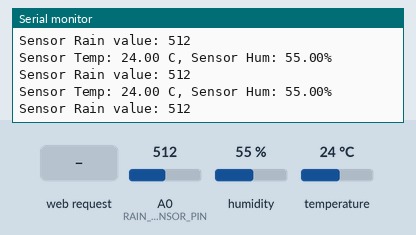
Recording of a sketch running on a simulated ESP8266 (NodeMCU). Parts: the last lines printed to the serial monitor. The inputs (shaded band) are chosen by the test bench; at power-on: humidity 55 %, A0 (RAIN_SENSOR_PIN) = 512, temperature 24 °C. WiFi joins after 1.5 s; servers stay silent unless stated.

Above: at 3.5 s.
3.6 s: HTTP request GET /update?temp=1&humidity=1&rainChance=1 received
At 4.37 s:
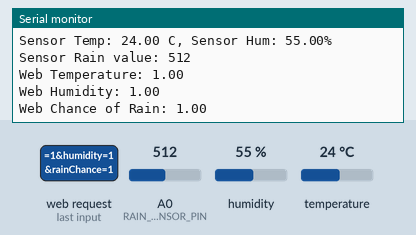
5.3 s: humidity set to 22 %
6.8 s: A0 (RAIN_SENSOR_PIN) set to 490
8.3 s: temperature set to 12 °C
9.8 s: HTTP request GET /update?temp=120&humidity=120&rainChance=120 received
At 10.9 s:
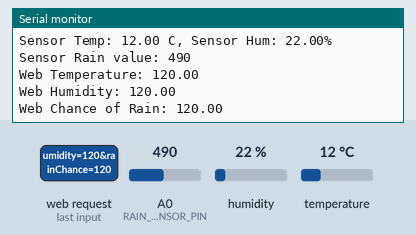
11.3 s: A0 (RAIN_SENSOR_PIN) set to 510
Timing chart, 0 to 13.8 s (numbered marks = the images above; inputs shaded):
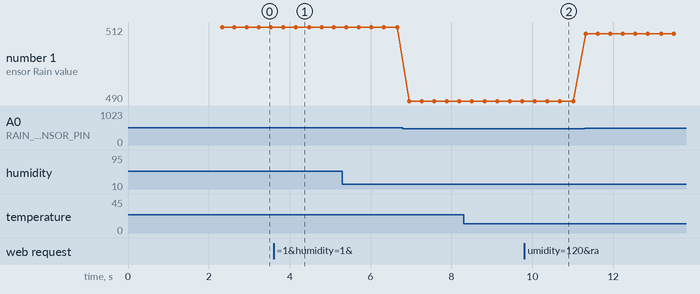

Measured:
- after the input at 3.6 s, the serial monitor: prints a new line after 0.24 s (image 1)
- after the input at 9.8 s, the serial monitor: prints a new line after 0.26 s (image 2)
- plotted number 1: 512 → 490 after the input at 6.8 s, 490 → 510 after the input at 11.3 s

The sketch:

pre_final.ino
```cpp
// Replace Blynk credentials
#define BLYNK_TEMPLATE_ID "TMPL37P25vRkN"
#define BLYNK_TEMPLATE_NAME "Temp and Hum with rain alert"
#define BLYNK_AUTH_TOKEN "JzjBxiWAXLv9FNezwFqYltjP5CgR8Pkt"

#include <SPI.h>
#include <ESP8266WiFi.h>
#include <BlynkSimpleEsp8266.h>
#include <DHTStable.h>
#include <Adafruit_Sensor.h>
#include "DHT.h"
#include "ThingSpeak.h"
#include <ESP8266WebServer.h>

#define DPIN 4        // Pin to connect DHT sensor (GPIO number) D2
#define DTYPE DHT11   // Define DHT 11 or DHT22 sensor type
#define MAX_FIELD_TEMP 40
#define MIN_FIELD_HUMIDITY 45
#define BLYNK_PRINT Serial
#define RAIN_SENSOR_PIN A0
#define RAIN_SENSOR_THRESHOLD 500 // Adjust this value based on your sensor

// WiFi credentials
const char* ssid = "narzo";
const char* password = "123456789";

// ThingSpeak settings
unsigned long myChannelNumber = 2656641;  // Replace with your ThingSpeak channel number
const char* myWriteAPIKey = "U1Y9O163FS4BRZWU";  // Replace with your ThingSpeak Write API Key

// Create an instance of the web server
ESP8266WebServer server(80);

// Variables to store received data
String receivedTemp = "";
String receivedHumidity = "";
String receivedRainChance = "";

DHT dht(DPIN, DTYPE);
WiFiClient client;

void setup() {
  Serial.begin(115200);

  // Connect to WiFi
  WiFi.begin(ssid, password);
  while (WiFi.status() != WL_CONNECTED) {
    delay(1000);
    Serial.print(".");
  }
  Serial.println("\nConnected to WiFi");
  Serial.print("ESP8266 IP Address: ");
  Serial.println(WiFi.localIP());

  // Initialize Blynk
  Blynk.begin(BLYNK_AUTH_TOKEN, ssid, password);

  // Initialize DHT sensor
  dht.begin();

  // Initialize ThingSpeak
  ThingSpeak.begin(client);

  // Start the web server
  server.begin();

  // Define the endpoint to receive data
  server.on("/update", HTTP_GET, []() {
    if (server.hasArg("temp") && server.hasArg("humidity") && server.hasArg("rainChance")) {
      // Store the received data
      receivedTemp = server.arg("temp");
      receivedHumidity = server.arg("humidity");
      receivedRainChance = server.arg("rainChance");

      // Print the received data to the serial monitor
      Serial.println("Received data:");
      Serial.println("Temperature: " + receivedTemp);
      Serial.println("Humidity: " + receivedHumidity);
      Serial.println("Chance of Rain: " + receivedRainChance);

      server.send(200, "text/plain", "Data received");
    } else {
      server.send(400, "text/plain", "Invalid request");
    }
  });

}

void loop() {
  // Handle web server requests
  server.handleClient();

  // Read temperature and humidity from DHT sensor
  float sensorTemp = dht.readTemperature();  // Sensor temperature in Celsius
  float sensorHumidity = dht.readHumidity(); // Sensor humidity

  // Print sensor temperature and humidity to the serial monitor
  Serial.print("Sensor Temp: ");
  Serial.print(sensorTemp);
  Serial.print(" C, Sensor Hum: ");
  Serial.print(sensorHumidity);
  Serial.println("%");

  // Read rain sensor value
  int rainValue = analogRead(RAIN_SENSOR_PIN);
  Serial.print("Sensor Rain value: ");
  Serial.println(rainValue);

  // Blynk notifications based on sensor thresholds
  if (sensorTemp > MAX_FIELD_TEMP) {
    Blynk.logEvent("maxfieldtemp");  // Notify if field temperature is too high
  }
  if (sensorHumidity < MIN_FIELD_HUMIDITY) {
    Blynk.logEvent("minfieldhumidity");  // Notify if humidity is too low
  }
  if (rainValue < RAIN_SENSOR_THRESHOLD) {
    Blynk.logEvent("rainalert");  // Notify if rain is detected
  }

  // Update Blynk virtual pins for sensor temperature, humidity, and rain
  Blynk.virtualWrite(V0, sensorTemp);
  Blynk.virtualWrite(V1, sensorHumidity);
  Blynk.virtualWrite(V2, rainValue);

  // Compare sensor data with web data (receivedTemp, receivedHumidity, receivedRainChance)
  if (receivedTemp != "" && receivedHumidity != "" && receivedRainChance != "") {
    // Convert web data to float for comparison
    float webTemp = receivedTemp.toFloat();
    float webHumidity = receivedHumidity.toFloat();
    float webRainChance = receivedRainChance.toFloat();

    // Print web data to the serial monitor
    Serial.println("Web Temperature: " + String(webTemp));
    Serial.println("Web Humidity: " + String(webHumidity));
    Serial.println("Web Chance of Rain: " + String(webRainChance));

    // Send web data to Blynk virtual pins V3, V4, V5
    Blynk.virtualWrite(V3, webTemp);       // Send web temperature to virtual pin V3
    Blynk.virtualWrite(V4, webHumidity);   // Send web humidity to virtual pin V4
    Blynk.virtualWrite(V5, webRainChance); // Send web rain chance to virtual pin V5

    // Alert: If sensor temperature is significantly higher than web temperature
    if (sensorTemp > webTemp + 5) {
      Blynk.logEvent("hot_alert", "Scorching Hot! Sensor shows much higher temperature than expected!");  // Custom Blynk event
    }

    // Alert: If sensor humidity is significantly lower than web humidity
    if (sensorHumidity < webHumidity - 10) {
      Blynk.logEvent("dry_alert", "Dry Spell! Sensor humidity is much lower than forecasted.");
    }

    // Alert: If rain is detected by sensor but web shows low chance of rain
    if (rainValue < RAIN_SENSOR_THRESHOLD && webRainChance < 30) {
      Blynk.logEvent("rain_surprise", "Surprise Shower! Rain detected, but the forecast says otherwise.");
    }

    // Alert: If web data shows high chance of rain but no rain detected by sensor
    if (rainValue > RAIN_SENSOR_THRESHOLD && webRainChance > 80) {
      Blynk.logEvent("rain_tease", "Rain Tease! High chance of rain, but skies are clear.");
    }
  }

  // Send data to ThingSpeak
  ThingSpeak.setField(1, sensorTemp);  // Field 1 = Temperature
  ThingSpeak.setField(3, sensorHumidity);  // Field 3 = Humidity
  int statusCode = ThingSpeak.writeFields(myChannelNumber, myWriteAPIKey);
}
```
